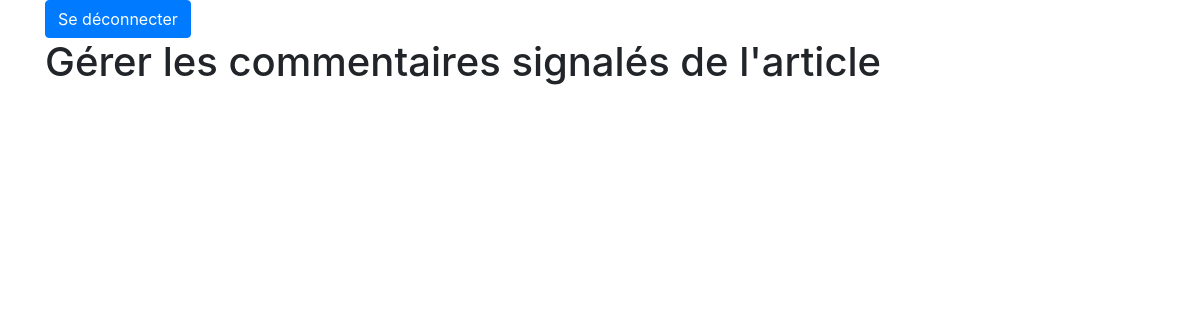
The page /index.php?action=manage_comments&post_id=1 on the database as committed earlier.
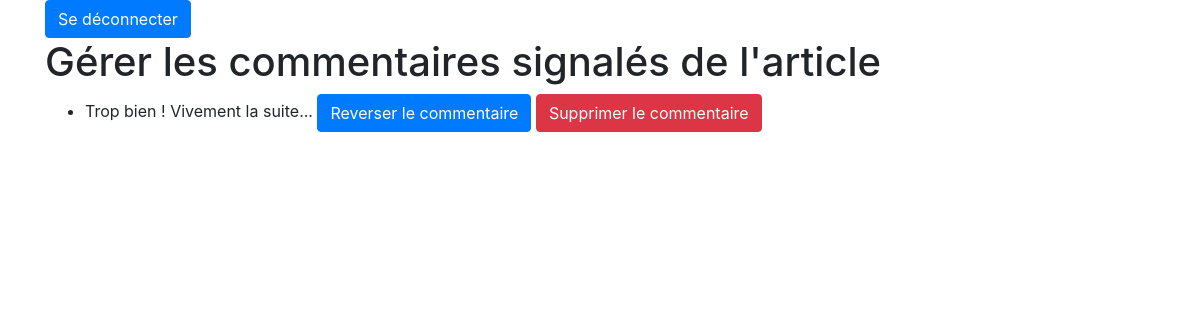
The same page on the database as committed later.
### tables this page shows
CREATE TABLE IF NOT EXISTS `comments` (
  `id` int(11) NOT NULL AUTO_INCREMENT,
  `id_billet` int(11) NOT NULL,
  `auteur` varchar(255) NOT NULL,
  `commentaires` text NOT NULL,
  `date_commentaire` datetime NOT NULL,
  `signaler` tinyint(4) NOT NULL,
  PRIMARY KEY (`id`)
);

### controller/BackendController.php (called while the page is built, shortened)
<?php
require_once 'dao/PostDao.php';
require_once 'dao/CommentDao.php';
require_once 'model/Comment.php';
class BackendController
{
    private $postDao;
    private $commentDao;
    public function __construct(){
        $this->postDao = new PostDao();
        $this->commentDao = new CommentDao();
    }
     public function manageComments($id)
    {
        $post = $this->postDao->findById($id);
        $comments = $this->commentDao->findAllNotifiedByPost($id);
        include_once 'view/admin/manage-comments.php';
    }
}

### dao/BaseDao.php (called while the page is built, shortened)
<?php
class BaseDao {
	 public function __construct()
	    {
			try
			{
			    $this->bd = new PDO('mysql:host=localhost;dbname=blogjeanforteroche;charset=utf8', 'root', '');
			}
			catch(Exception $e)
			{
			        die('Erreur : '.$e->getMessage());
			}
		}
}

### dao/PostDao.php (called while the page is built, shortened)
<?php
require_once 'dao/BaseDao.php';
class PostDao extends BaseDao
{
    public function findById($id)
    {
        $statement = $this->bd->prepare('SELECT * FROM posts WHERE id = :id');
        $statement->bindParam(':id', $id);
        $statement->execute();
        $donnees = $statement->fetch(PDO::FETCH_ASSOC);
        $post = new Post();
        $post->setId($donnees['id']);
        $post->setTitle($donnees['titre']);
        $post->setContent($donnees['contenu']);
        return $post;
    }
}

### dao/CommentDao.php (called while the page is built, shortened)
<?php
require_once 'dao/BaseDao.php';
require_once 'model/Comment.php';
class CommentDao extends BaseDao
{
    public function findAllNotifiedByPost($postId)
    {
        $req = $this->bd->prepare('SELECT * FROM comments WHERE id_billet=:id_billet AND signaler = 1');
        $req->execute(['id_billet' => $postId]);
        $comments = [];
        while ($comment = $req->fetch()) {
            array_push($comments, new Comment($comment['id'],
                $comment['id_billet'],
                $comment['auteur'],
                $comment['commentaires'],
                $comment['date_commentaire'],
                $comment['signaler']));
        }
        return $comments;
    }
}

### model/Comment.php (called while the page is built, shortened)
<?php
class Comment
{
	private $id;
    private $commentaires;
    public function __construct($id, $id_billet, $auteur, $commentaires, $date_commentaire, $signaler)
    {
        $this->id = $id;
        $this->commentaires = $commentaires;
    }
    public function getId()
    {
        return $this->id;
    }
    public function getCommentaires()
    {
        return $this->commentaires;
    }
}

### view/admin/manage-comments.php (the view, shortened to what this page needs)
<!DOCTYPE html>
<html lang="fr">
<head>
    <link href="bootstrap/css/bootstrap.min.css" rel="stylesheet">
</head>
<body>
    <div class="container">
        <?php require('header.php'); ?>
         <h1>Gérer les commentaires signalés de l'article</h1>
        <ul>
                    <?php foreach($comments as $comment){  ?>
                    <li>
                        <?php echo $comment->getCommentaires();?>
                        <a href="?action=validate_comment_action&comment_id=<?php echo $comment->getId();?>" class="btn btn-primary">Reverser le commentaire</a>
                        <a href="?action=remove_comment_action&comment_id=<?php echo $comment->getId();?>" class="btn btn-danger">Supprimer le commentaire</a>
                    </li>
                    <?php
        }
                    ?>
                </ul>
            </div>
</body>
</html>

### index.php (shortened to what this page needs)
<?php
require_once 'controller/BackendController.php';
$backendController = new BackendController();
if($_GET['action'] == 'manage_comments'){
    $backendController->manageComments($_GET['post_id']);
    die();
}

### view/admin/header.php
<!DOCTYPE html>
<html lang="fr">
<body>
	<nav>
        <a class="btn btn-primary" href="#">Se déconnecter</a>
    </nav>
</body>
</html>

Rows that differ between the two databases and show on the page:
now on this page (row edited): comments: commentaires "Trop bien ! Vivement la suite..."
